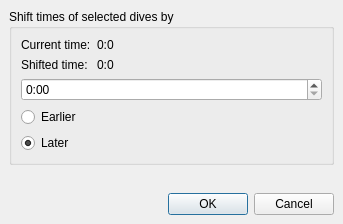
<?xml version="1.0" encoding="UTF-8"?>
<ui version="4.0">
 <class>ShiftTimesDialog</class>
 <widget class="QDialog" name="ShiftTimesDialog">
  <property name="windowModality">
   <enum>Qt::WindowModal</enum>
  </property>
  <property name="geometry">
   <rect>
    <x>0</x>
    <y>0</y>
    <width>343</width>
    <height>224</height>
   </rect>
  </property>
  <property name="sizePolicy">
   <sizepolicy hsizetype="Minimum" vsizetype="Minimum">
    <horstretch>0</horstretch>
    <verstretch>0</verstretch>
   </sizepolicy>
  </property>
  <property name="windowTitle">
   <string>Shift selected dive times</string>
  </property>
  <property name="windowIcon">
   <iconset>
    <normalon>:subsurface-icon</normalon>
   </iconset>
  </property>
  <layout class="QVBoxLayout" name="verticalLayout_2">
   <property name="spacing">
    <number>6</number>
   </property>
   <property name="leftMargin">
    <number>9</number>
   </property>
   <property name="topMargin">
    <number>9</number>
   </property>
   <property name="rightMargin">
    <number>9</number>
   </property>
   <property name="bottomMargin">
    <number>9</number>
   </property>
   <item alignment="Qt::AlignTop">
    <widget class="QGroupBox" name="groupBox">
     <property name="title">
      <string>Shift times of selected dives by</string>
     </property>
     <layout class="QVBoxLayout" name="verticalLayout">
      <property name="spacing">
       <number>6</number>
      </property>
      <property name="leftMargin">
       <number>9</number>
      </property>
      <property name="topMargin">
       <number>9</number>
      </property>
      <property name="rightMargin">
       <number>9</number>
      </property>
      <property name="bottomMargin">
       <number>9</number>
      </property>
      <item>
       <layout class="QFormLayout" name="formLayout">
        <item row="2" column="0">
         <widget class="QLabel" name="shiftedTimeLabel">
          <property name="text">
           <string>Shifted time:</string>
          </property>
         </widget>
        </item>
        <item row="1" column="0">
         <widget class="QLabel" name="currentTimeLabel">
          <property name="text">
           <string>Current time:</string>
          </property>
         </widget>
        </item>
        <item row="1" column="1">
         <widget class="QLabel" name="currentTime">
          <property name="text">
           <string>0:0</string>
          </property>
         </widget>
        </item>
        <item row="2" column="1">
         <widget class="QLabel" name="shiftedTime">
          <property name="text">
           <string>0:0</string>
          </property>
         </widget>
        </item>
       </layout>
      </item>
      <item>
       <widget class="QTimeEdit" name="timeEdit">
        <property name="date">
         <date>
          <year>2000</year>
          <month>1</month>
          <day>1</day>
         </date>
        </property>
        <property name="minimumDateTime">
         <datetime>
          <hour>0</hour>
          <minute>0</minute>
          <second>0</second>
          <year>2000</year>
          <month>1</month>
          <day>1</day>
         </datetime>
        </property>
        <property name="maximumDate">
         <date>
          <year>2000</year>
          <month>1</month>
          <day>1</day>
         </date>
        </property>
        <property name="displayFormat">
         <string>h:mm</string>
        </property>
       </widget>
      </item>
      <item>
       <widget class="QRadioButton" name="backwards">
        <property name="text">
         <string>Earlier</string>
        </property>
       </widget>
      </item>
      <item>
       <widget class="QRadioButton" name="forward">
        <property name="text">
         <string>Later</string>
        </property>
        <property name="checked">
         <bool>true</bool>
        </property>
       </widget>
      </item>
     </layout>
    </widget>
   </item>
   <item>
    <widget class="QDialogButtonBox" name="buttonBox">
     <property name="orientation">
      <enum>Qt::Horizontal</enum>
     </property>
     <property name="standardButtons">
      <set>QDialogButtonBox::Cancel|QDialogButtonBox::Ok</set>
     </property>
    </widget>
   </item>
  </layout>
 </widget>
 <resources>
  <include location="../subsurface.qrc"/>
 </resources>
 <connections>
  <connection>
   <sender>buttonBox</sender>
   <signal>accepted()</signal>
   <receiver>ShiftTimesDialog</receiver>
   <slot>accept()</slot>
   <hints>
    <hint type="sourcelabel">
     <x>248</x>
     <y>254</y>
    </hint>
    <hint type="destinationlabel">
     <x>157</x>
     <y>274</y>
    </hint>
   </hints>
  </connection>
  <connection>
   <sender>buttonBox</sender>
   <signal>rejected()</signal>
   <receiver>ShiftTimesDialog</receiver>
   <slot>reject()</slot>
   <hints>
    <hint type="sourcelabel">
     <x>316</x>
     <y>260</y>
    </hint>
    <hint type="destinationlabel">
     <x>286</x>
     <y>274</y>
    </hint>
   </hints>
  </connection>
 </connections>
</ui>
